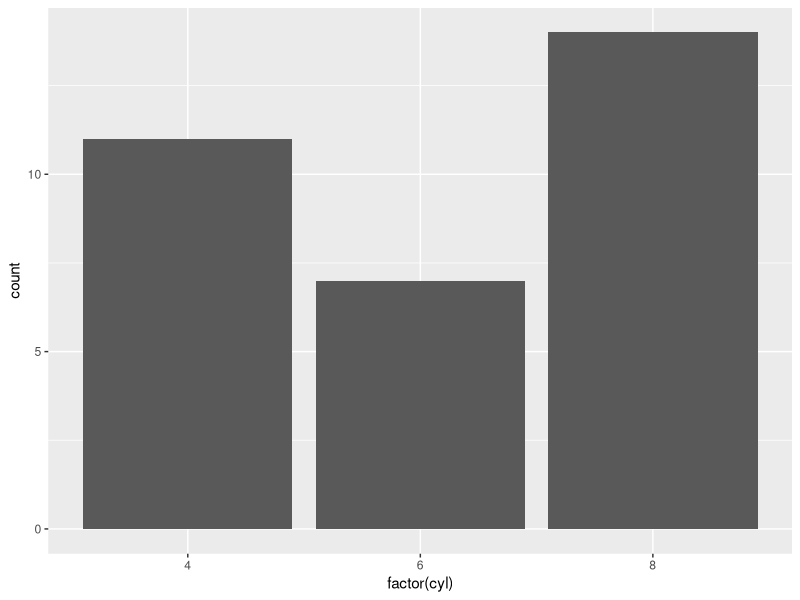
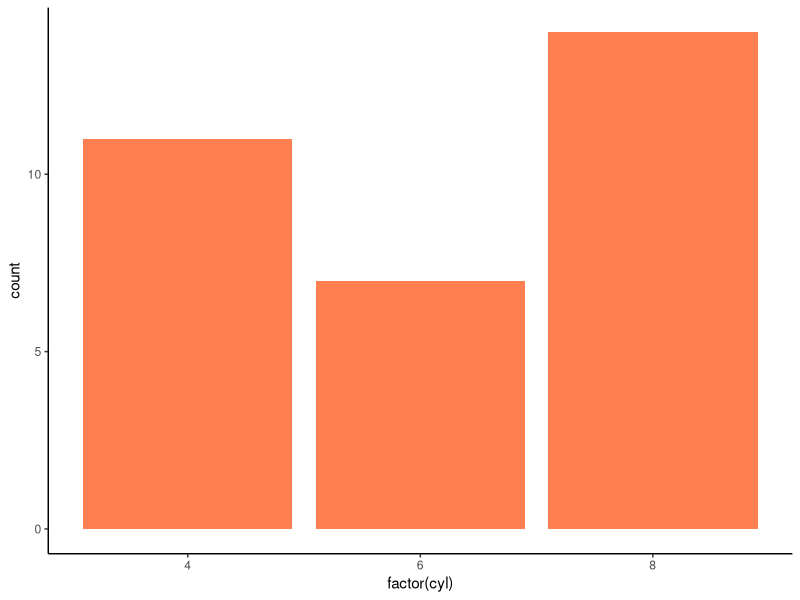
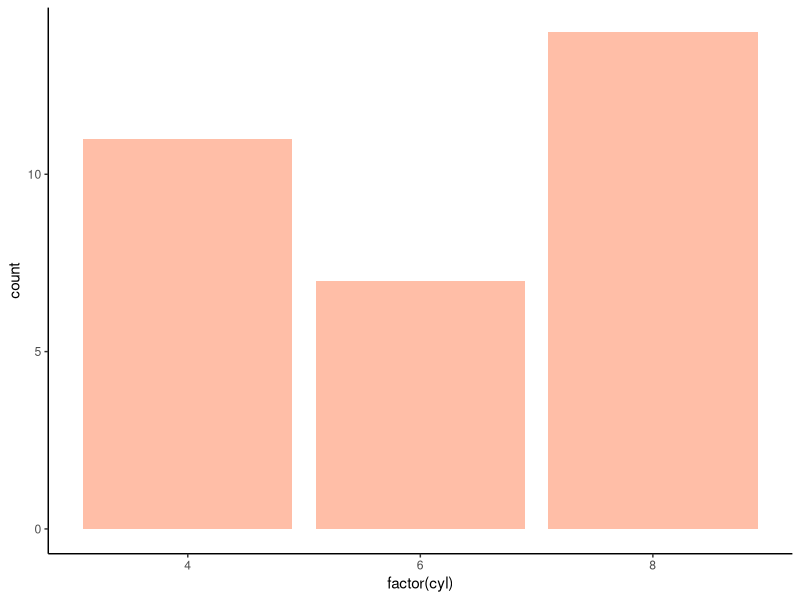
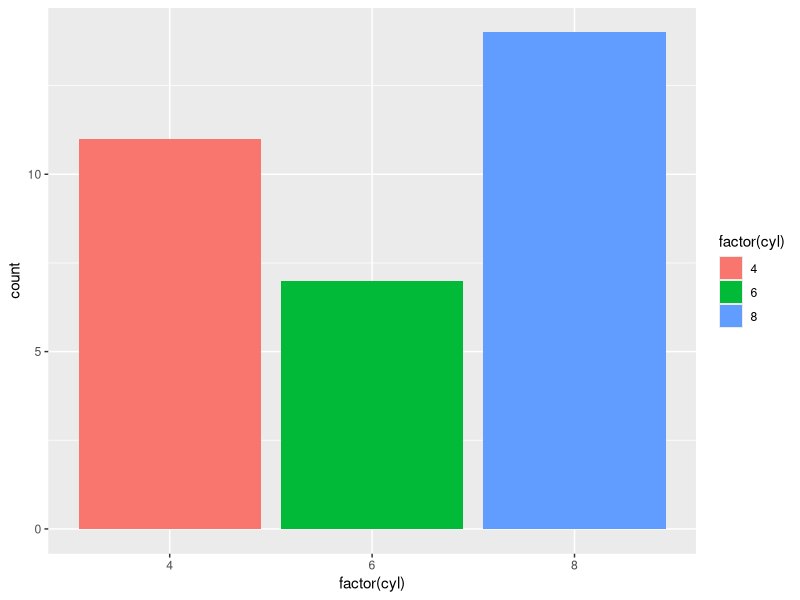
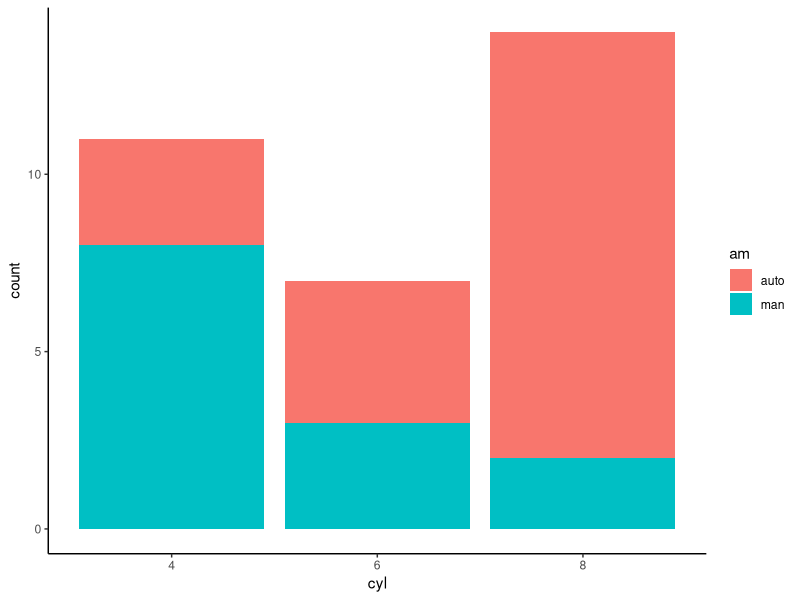
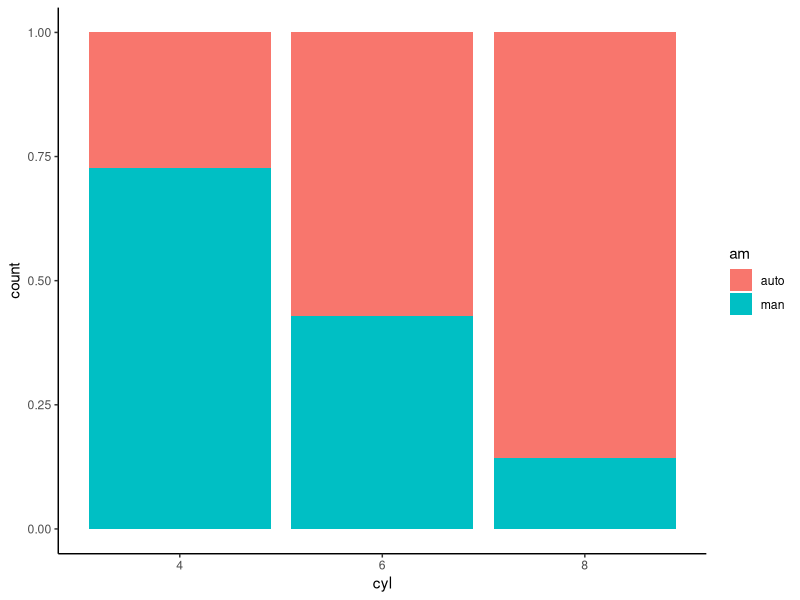
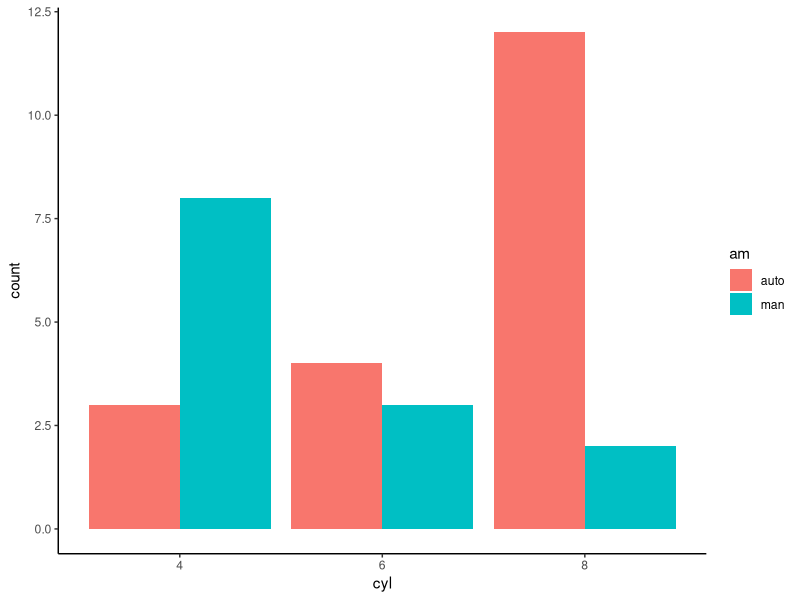
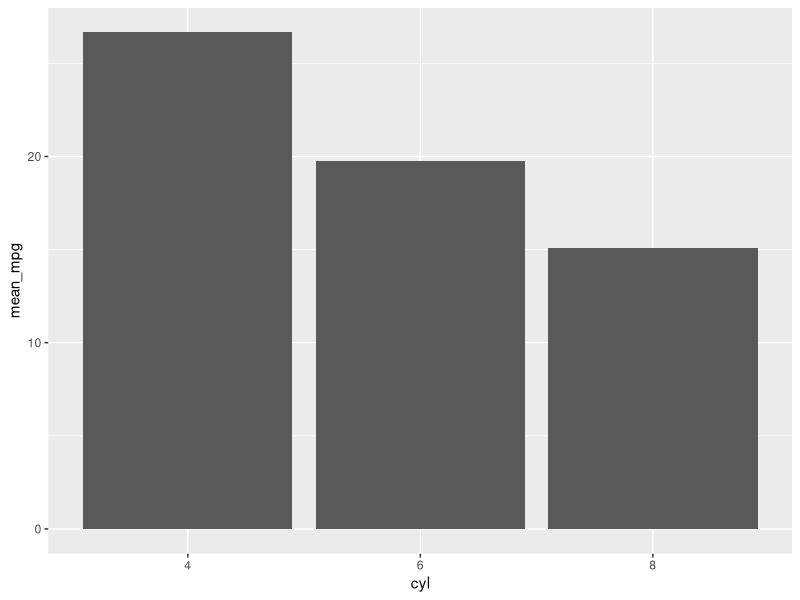

R code for these plots, in order:
## ---- chunk 1
knitr::opts_chunk$set(echo = TRUE, fig.align="center", message=FALSE, warning = FALSE)
## ---- chunk 2
library(ggplot2)
# Most basic bar chart
ggplot(mtcars, aes(x = factor(cyl))) + geom_bar()
## ---- chunk 3
# Change the color of the bars
ggplot(mtcars, aes(x = factor(cyl))) +
    geom_bar(fill = "coral") +
    theme_classic()
## ---- chunk 4
# Change intensity
ggplot(mtcars,
        aes(factor(cyl))) +
    geom_bar(fill = "coral",
        alpha = 0.5) +
    theme_classic()
## ---- chunk 5
# Color by group
ggplot(mtcars, aes(factor(cyl),
        fill = factor(cyl))) +
    geom_bar()
## ---- chunk 6
library(dplyr)
# Step 1
data <- mtcars %>% 

#Step 2
mutate(am = factor(am, labels = c("auto", "man")), cyl = factor(cyl))
## ---- chunk 7
# Step 3
ggplot(data, aes(x = cyl, fill = am)) +
    geom_bar() +
    theme_classic()
## ---- chunk 8
# Bar chart in percentage
ggplot(data, aes(x = cyl, fill = am)) +
    geom_bar(position = "fill") +
    theme_classic()
## ---- chunk 9
# Bar chart side by side
ggplot(data, aes(x = cyl, fill = am)) +
    geom_bar(position = position_dodge()) +
    theme_classic()
## ---- chunk 10
# Step 1
data_histogram <- mtcars %>% 
  mutate(cyl = factor(cyl)) %>%
  group_by(cyl) %>%
  summarise(mean_mpg = round(mean(mpg), 2))
## ---- chunk 11
ggplot(data_histogram, aes(x = cyl, y = mean_mpg)) +
    geom_bar(stat = "identity")
## ---- chunk 12
ggplot(data_histogram, aes(x = cyl, y = mean_mpg)) +
    geom_bar(stat = "identity") +
    coord_flip()
## ---- chunk 13
ggplot(data_histogram, aes(x = cyl, y = mean_mpg, fill = cyl)) +
    geom_bar(stat = "identity") +
    coord_flip() +
    theme_classic()
## ---- chunk 14
graph <- ggplot(data_histogram, aes(x = cyl, y = mean_mpg, fill = cyl)) +
    geom_bar(stat = "identity", width = 0.5) +
    coord_flip() +
    theme_classic()
graph
## ---- chunk 15
graph +
    geom_text(aes(label = mean_mpg),
        hjust = 1.5,
        color = "white",
        size = 3) +
    theme_classic()
